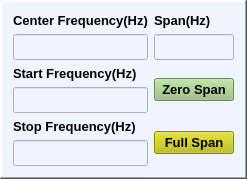
  <widget class="QFrame" name="frame">
   <property name="geometry">
    <rect>
     <x>578</x>
     <y>78</y>
     <width>241</width>
     <height>171</height>
    </rect>
   </property>
   <property name="styleSheet">
    <string notr="true">
background-color: rgb(239, 245, 255);</string>
   </property>
   <property name="frameShape">
    <enum>QFrame::WinPanel</enum>
   </property>
   <property name="frameShadow">
    <enum>QFrame::Raised</enum>
   </property>
   <layout class="QGridLayout" name="gridLayout_3">
    <item row="0" column="0">
     <layout class="QGridLayout" name="gridLayout">
      <item row="0" column="0">
       <widget class="QLabel" name="label">
        <property name="font">
         <font>
          <family>Arial</family>
          <pointsize>10</pointsize>
          <weight>75</weight>
          <bold>true</bold>
         </font>
        </property>
        <property name="text">
         <string>Center Frequency(Hz)</string>
        </property>
       </widget>
      </item>
      <item row="0" column="1">
       <widget class="QLabel" name="label_2">
        <property name="font">
         <font>
          <family>Arial</family>
          <pointsize>10</pointsize>
          <weight>75</weight>
          <bold>true</bold>
         </font>
        </property>
        <property name="text">
         <string>Span(Hz)</string>
        </property>
       </widget>
      </item>
      <item row="1" column="0">
       <widget class="QLineEdit" name="lineEdit_CF">
        <property name="font">
         <font>
          <family>Arial</family>
          <pointsize>11</pointsize>
         </font>
        </property>
        <property name="alignment">
         <set>Qt::AlignCenter</set>
        </property>
       </widget>
      </item>
      <item row="1" column="1">
       <widget class="QLineEdit" name="lineEdit_Span">
        <property name="font">
         <font>
          <family>Arial</family>
          <pointsize>11</pointsize>
         </font>
        </property>
        <property name="alignment">
         <set>Qt::AlignCenter</set>
        </property>
       </widget>
      </item>
      <item row="2" column="0">
       <widget class="QLabel" name="label_3">
        <property name="font">
         <font>
          <family>Arial</family>
          <pointsize>10</pointsize>
          <weight>75</weight>
          <bold>true</bold>
         </font>
        </property>
        <property name="text">
         <string>Start Frequency(Hz)</string>
        </property>
       </widget>
      </item>
      <item row="2" column="1" rowspan="2">
       <widget class="QPushButton" name="PB_ZeroSpan">
        <property name="font">
         <font>
          <family>Arial</family>
          <pointsize>10</pointsize>
          <weight>75</weight>
          <bold>true</bold>
         </font>
        </property>
        <property name="styleSheet">
         <string notr="true">
background-color: rgb(150, 191, 124);</string>
        </property>
        <property name="text">
         <string>Zero Span</string>
        </property>
       </widget>
      </item>
      <item row="3" column="0">
       <widget class="QLineEdit" name="lineEdit_Start_Freq">
        <property name="font">
         <font>
          <family>Arial</family>
          <pointsize>11</pointsize>
         </font>
        </property>
        <property name="alignment">
         <set>Qt::AlignCenter</set>
        </property>
       </widget>
      </item>
      <item row="4" column="0">
       <widget class="QLabel" name="label_4">
        <property name="font">
         <font>
          <family>Arial</family>
          <pointsize>10</pointsize>
          <weight>75</weight>
          <bold>true</bold>
         </font>
        </property>
        <property name="text">
         <string>Stop Frequency(Hz)</string>
        </property>
       </widget>
      </item>
      <item row="4" column="1" rowspan="2">
       <widget class="QPushButton" name="PB_FullSpan">
        <property name="font">
         <font>
          <family>Arial</family>
          <pointsize>10</pointsize>
          <weight>75</weight>
          <bold>true</bold>
         </font>
        </property>
        <property name="styleSheet">
         <string notr="true">background-color: rgb(221, 255, 183);
background-color: rgb(188, 188, 0);</string>
        </property>
        <property name="text">
         <string>Full Span</string>
        </property>
       </widget>
      </item>
      <item row="5" column="0">
       <widget class="QLineEdit" name="lineEdit_Stop_Freq">
        <property name="font">
         <font>
          <family>Arial</family>
          <pointsize>11</pointsize>
         </font>
        </property>
        <property name="alignment">
         <set>Qt::AlignCenter</set>
        </property>
       </widget>
      </item>
     </layout>
    </item>
   </layout>
  </widget>
